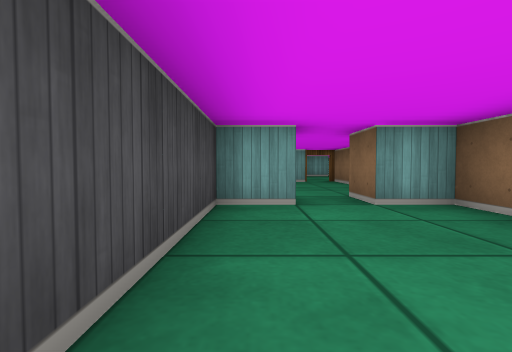
View 1 (above)

23 first-person views from a walk through a cub3D level. The camera is about half as high as the walls, tilts 2° down and sees 85° across. The floor is counted in squares. Each view is taken from the middle of a square. On the plan, view 1 faces up. The plan holds only what a view shows up to about 9 squares ahead; the rest is blank.

View 2
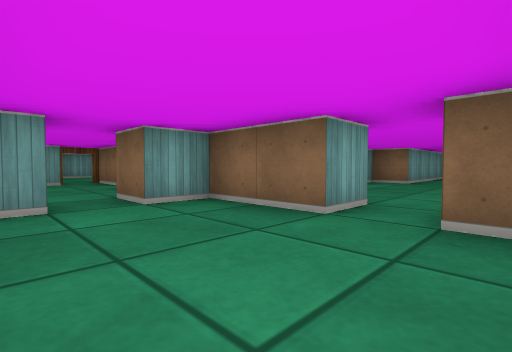

View 3
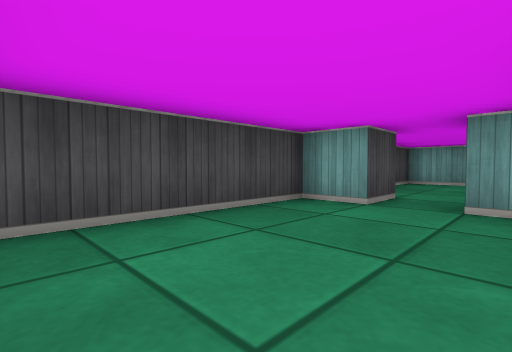

View 4
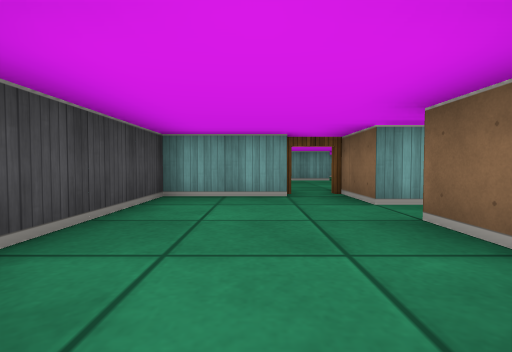

View 5
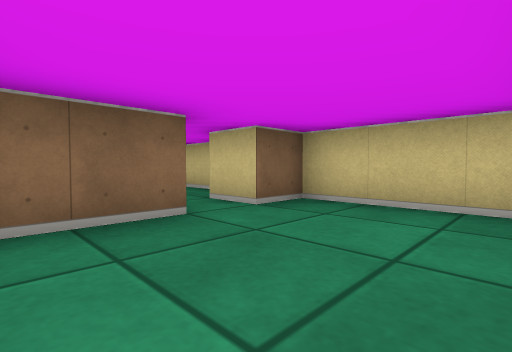

View 6
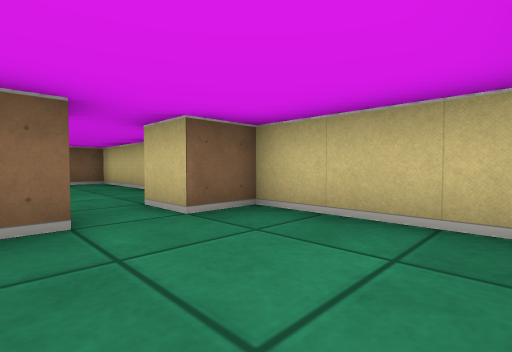

View 7
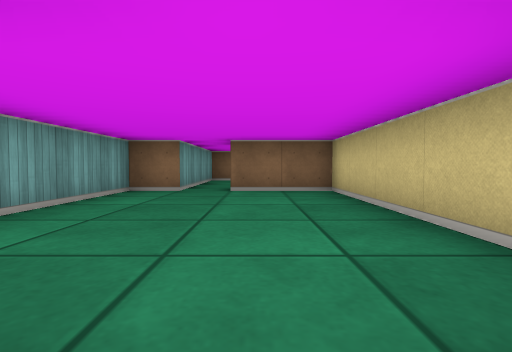

View 8
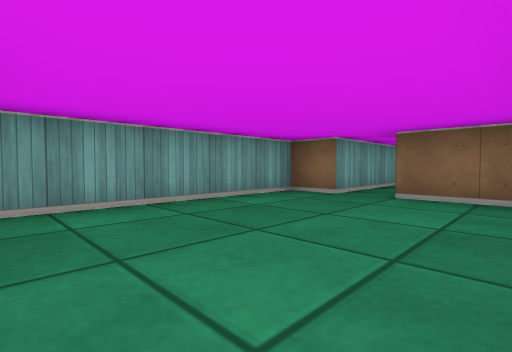

View 9
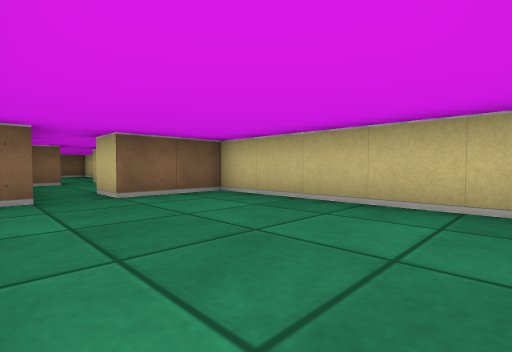

View 10
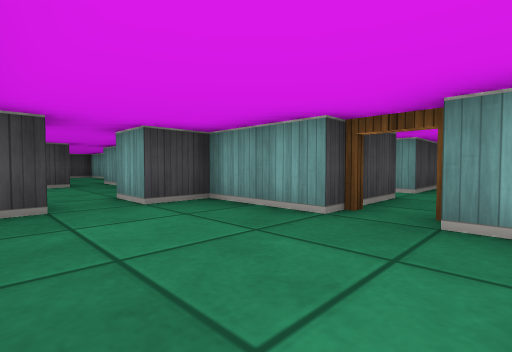

View 11
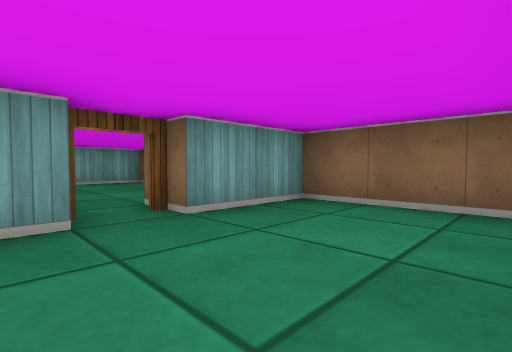

View 12
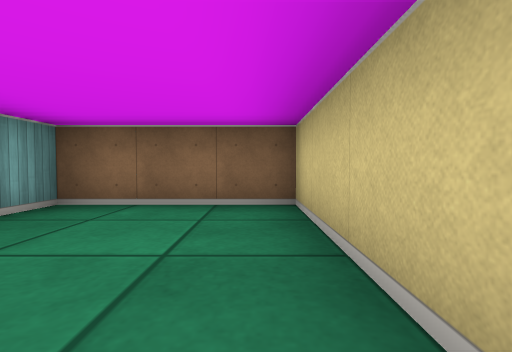

View 13
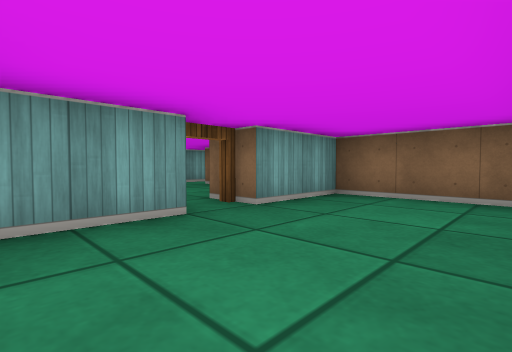

View 14
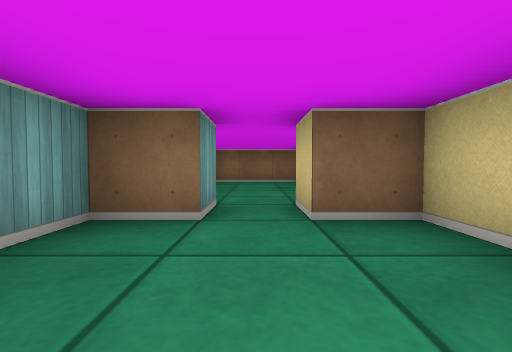

View 15
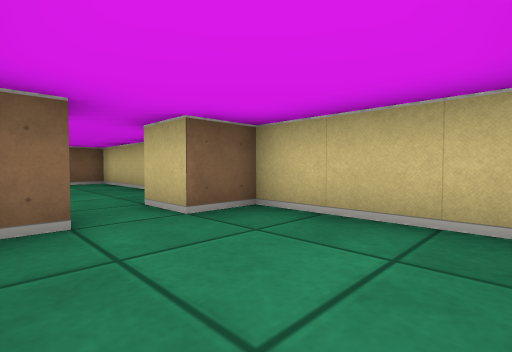

View 16
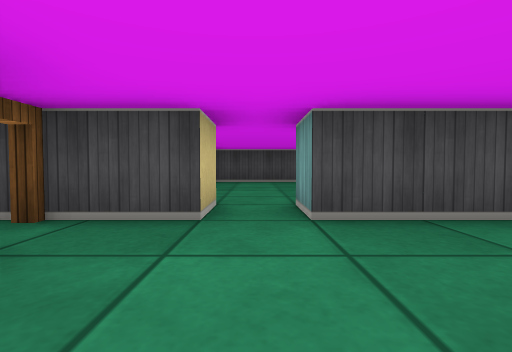

View 17
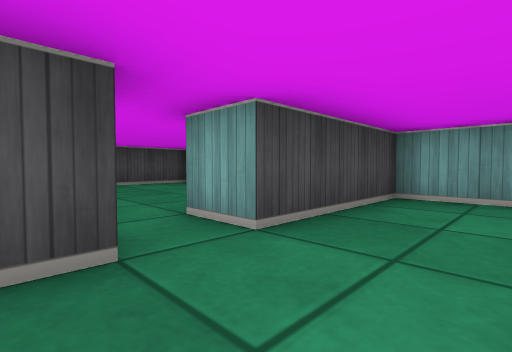

View 18
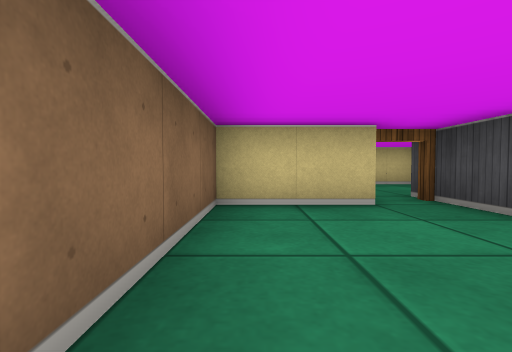

View 19
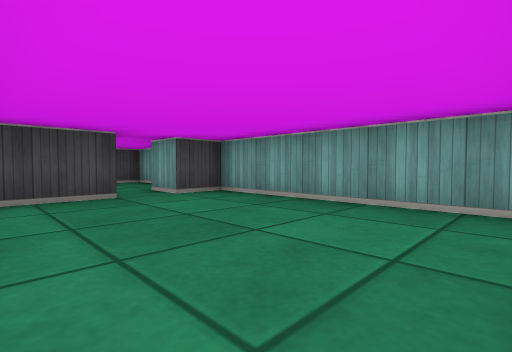

View 20
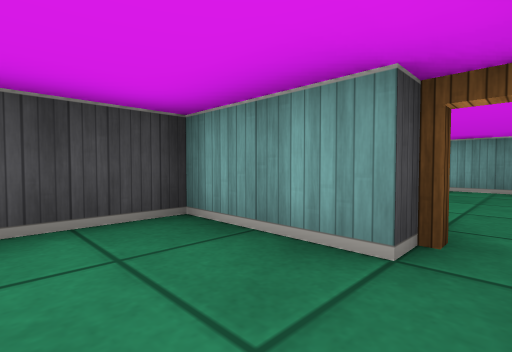

View 21
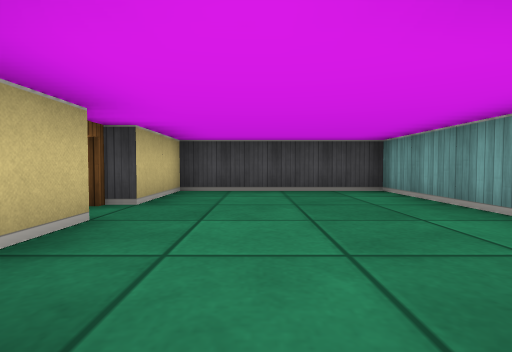

View 22
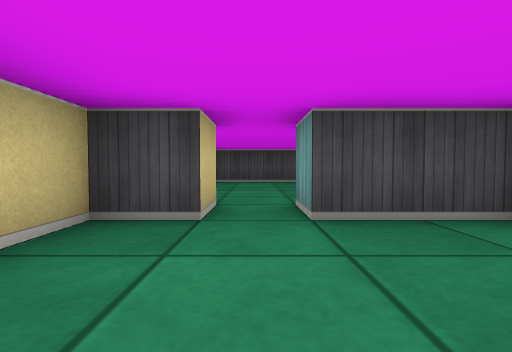

View 23
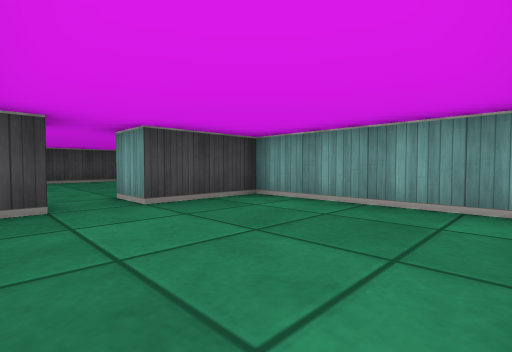

### Floor plan
Key: @ floor where view 1 was taken; # wall or solid block; . floor; D open door.
Columns run from 1 left of view 1 to 19 right of it. Each row starts with its distance up from view 1.
 14 ####  #####
 13 #.... #....
 12 #.....#....
 11 #..........
 10 #.....#....
  9 ###D#######     #####
  8 #...#.....#..   #...#
  7 #.........#.... #....
  6 #...#.....#.....#...#
  5 #...#.....#.........#
  4 ##.########.....#...#
  3 #...#.....#######D###
  2 #...#.........#.....#
  1 #.........#.........#
  0 #@..#.....#...#.....#
 -1 #####################

Where each view was taken, in squares from view 1:
view 1: 0 up, 0 right, facing up
view 2: 0 up, 0 right, facing up-right
view 3: 0 up, 2 right, facing up-left
view 4: 4 up, 1 right, facing up
view 5: 3 up, 0 right, facing down-right
view 6: 2 up, 0 right, facing down-right
view 7: 1 up, 3 right, facing right
view 8: 0 up, 4 right, facing up-right
view 9: 3 up, 4 right, facing down-right
view 10: 0 up, 17 right, facing up-left
view 11: 0 up, 15 right, facing up-right
view 12: 0 up, 15 right, facing right
view 13: 0 up, 14 right, facing up-right
view 14: 1 up, 10 right, facing right
view 15: 2 up, 10 right, facing down-right
view 16: 5 up, 18 right, facing left
view 17: 4 up, 17 right, facing up-left
view 18: 7 up, 18 right, facing down
view 19: 5 up, 8 right, facing up-left
view 20: 7 up, 2 right, facing up-left
view 21: 11 up, 5 right, facing left
view 22: 11 up, 8 right, facing left
view 23: 10 up, 9 right, facing up-left
